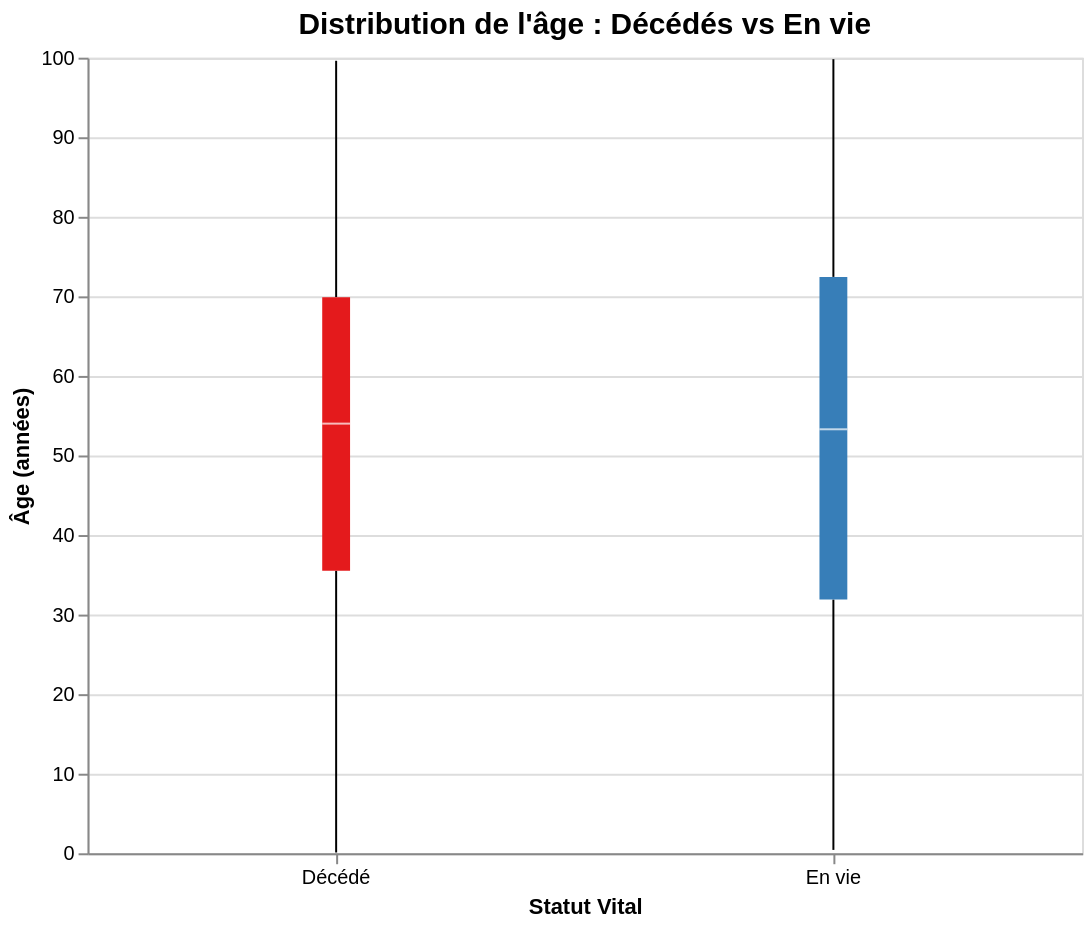

Notebook code for this chart:
### Code cell
#Pour l'age:


#Dédoublonner pour ne garder qu'une seule ligne par patient
df_demo = df_analyse.drop_duplicates(subset=['person_id']).copy()


df_demo['birth_datetime'] = pd.to_datetime(df_demo['birth_datetime'])
df_demo['visit_start_datetime'] = pd.to_datetime(df_demo['visit_start_datetime'])

#Calculer l'âge (en années) au moment de la visite
df_demo['age'] = (df_demo['visit_start_datetime'] - df_demo['birth_datetime']).dt.days / 365.25

#Créer la variable catégorielle 'statut_vital'
df_demo['statut_vital'] = df_demo['death_datetime'].isna().map({True: 'En vie', False: 'Décédé'})


chart_age = alt.Chart(df_demo).mark_boxplot(extent=1.5).encode(
    x=alt.X('statut_vital:N', title='Statut Vital', axis=alt.Axis(labelAngle=0)),
    y=alt.Y('age:Q', title='Âge (années)', scale=alt.Scale(zero=False)),
    color=alt.Color('statut_vital:N', legend=None, scale=alt.Scale(scheme='set1'))
).properties(
    width=500,
    height=400,
    title='Distribution de l\'âge : Décédés vs En vie'
).configure_title(
    fontSize=15,
    anchor='middle'
)

chart_age.display()

### Figure 1 — Vega-Lite specification as saved in the notebook (floating-point values rounded to 4 significant figures; data arrays with more than 128 entries replaced by an {"elided": "..."} marker saying what was removed)
{"config": {"view": {"continuousWidth": 300, "continuousHeight": 300}, "title": {"anchor": "middle", "fontSize": 15}}, "data": {"name": "data-4fb804c4ab0c983d024cd55e302823d4"}, "mark": {"type": "boxplot", "extent": 1.5}, "encoding": {"color": {"field": "statut_vital", "legend": null, "scale": {"scheme": "set1"}, "type": "nominal"}, "x": {"axis": {"labelAngle": 0}, "field": "statut_vital", "title": "Statut Vital", "type": "nominal"}, "y": {"field": "age", "scale": {"zero": false}, "title": "Âge (années)", "type": "quantitative"}}, "height": 400, "title": "Distribution de l'âge : Décédés vs En vie", "width": 500, "$schema": "https://vega.github.io/schema/vega-lite/v6.4.1.json", "datasets": {"data-4fb804c4ab0c983d024cd55e302823d4": {"elided": "1494 records"}}}
